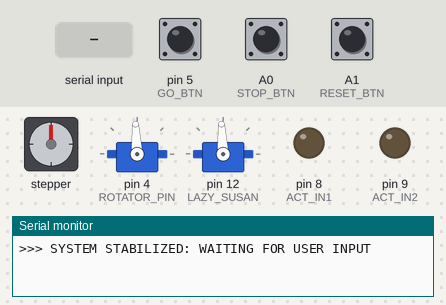
Recording of a sketch running on a simulated Arduino Leonardo, built with avr-gcc and run on an emulated ATmega32U4. Shown: stepper motor, 2 × servo, output pins drawn as LEDs (lit = HIGH), the last lines printed to the serial monitor. Wiring (inferred from the names in the program): stepper motor driver (200 steps per turn assumed): step pin 7; direction pin 6. Inputs (shaded band) come from the test bench; at power-on: A1 (RESET_BTN) HIGH, pin 5 (GO_BTN) HIGH, A0 (STOP_BTN) HIGH. Pins used as bus, display or sensor lines are not drawn.

Above: at 3.2 s.
3.3 s: A1 (RESET_BTN) pulled LOW for 3.2 s
At 4.4 s:
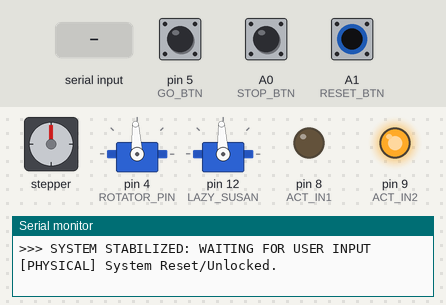
9.5 s: pin 5 (GO_BTN) pulled LOW for 0.15 s
At 11.0 s:
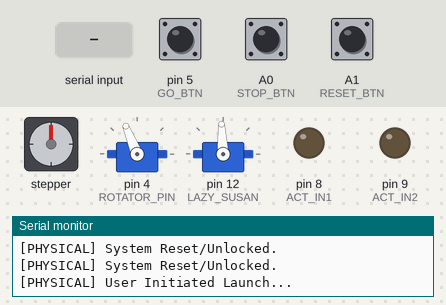
12.6 s: A0 (STOP_BTN) pulled LOW for 0.15 s
At 13.2 s:
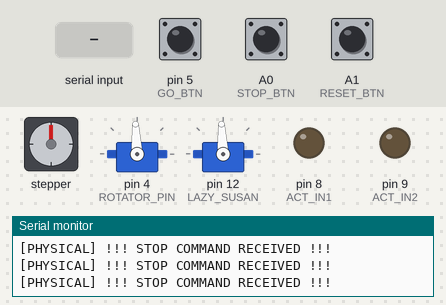
15.7 s: "R" received over the second serial link
At 16.9 s:
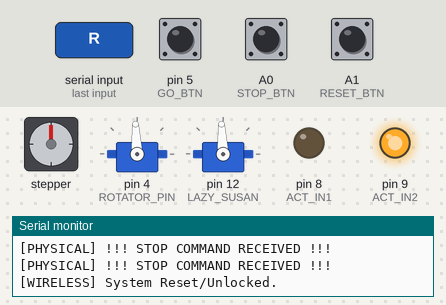
17.2 s: pin 5 (GO_BTN) pulled LOW for 3.2 s
At 26.2 s:
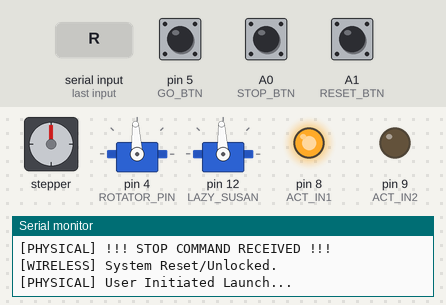
Timing chart, 0 to 38.3 s (numbered marks = the images above; inputs shaded):
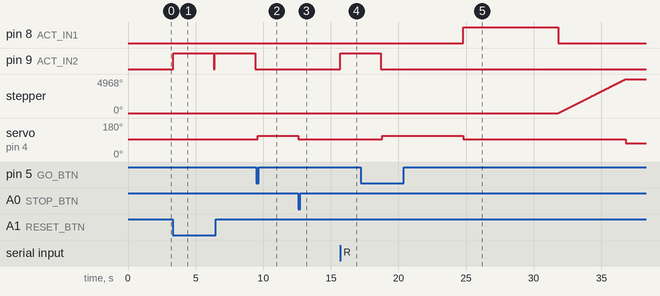

Measured:
- after the input at 3.3 s, pin 9 (ACT_IN2): alternates HIGH for 3.0 s and LOW for 0.05 s, starting after 0.05 s
- after the input at 9.5 s, servo on pin 4 (ROTATOR_PIN): 93° → 112° after 0.10 s
- after the input at 12.6 s, pin 8 (ACT_IN1): stays LOW (without the input it goes to HIGH after 3.0 s); servo on pin 4 (ROTATOR_PIN): 112° → 93° after 0.00 s instead of 3.0 s
- after the input at 15.7 s, pin 9 (ACT_IN2): LOW → HIGH at once
- after the input at 17.2 s, pin 8 (ACT_IN1): LOW → HIGH after 7.6 s, → LOW 7.0 s later; stepper: turns 4968° clockwise in 5.0 s, starting after 14.6 s; servo on pin 4 (ROTATOR_PIN): 93° → 112° after 1.6 s, → 93° 6.0 s later, → 73° 12.0 s later

The sketch:

ZooCatapult.ino
```cpp
#include <Servo.h>

// --- PIN DEFINITIONS ---
const int GO_BTN      = 5;
const int STOP_BTN    = A0;
const int RESET_BTN   = A1;

const int ROTATOR_PIN = 4;
const int AUGER_STEP  = 7;
const int AUGER_DIR   = 6;
const int ACT_IN1     = 8;
const int ACT_IN2     = 9;
const int LAZY_SUSAN  = 12;

const int STEP_DELAY_US = 900;

Servo armRotator;
Servo lazySusan;

bool systemLocked = false;

void setup() {
  Serial1.begin(9600);
  Serial1.begin(9600);

  // Use INPUT_PULLUP to keep pins "High" so they don't float and trigger on their own
  pinMode(GO_BTN, INPUT_PULLUP);
  pinMode(STOP_BTN, INPUT_PULLUP);
  pinMode(RESET_BTN, INPUT_PULLUP);

  pinMode(AUGER_STEP, OUTPUT);
  pinMode(AUGER_DIR, OUTPUT);
  pinMode(ACT_IN1, OUTPUT);
  pinMode(ACT_IN2, OUTPUT);

  armRotator.attach(ROTATOR_PIN);
  lazySusan.attach(LAZY_SUSAN);

  stopEverything();

  // Give the ESP32 a second to boot so its startup "noise" doesn't trigger a launch
  delay(2000);
  while(Serial1.available() > 0) Serial1.read(); // Flush the buffer

  Serial.println(">>> SYSTEM STABILIZED: WAITING FOR USER INPUT");
}

void loop() {
  // 1. Check Wireless (Only process if it's EXACTLY 'G', 'S', or 'R')
  if (Serial1.available() > 0) {
    char cmd = Serial1.read();
    if (cmd == 'G' || cmd == 'S' || cmd == 'R') {
       processCommand(cmd, "WIRELESS");
    }
  }

  // 2. Check Buttons with basic debounce (Ensures a real press)
  if (digitalRead(STOP_BTN) == LOW) {
    processCommand('S', "PHYSICAL");
  }

  if (digitalRead(RESET_BTN) == LOW) {
    delay(50); // Debounce
    if(digitalRead(RESET_BTN) == LOW) processCommand('R', "PHYSICAL");
  }

  if (digitalRead(GO_BTN) == LOW && !systemLocked) {
    delay(100); // Strict debounce
    if(digitalRead(GO_BTN) == LOW) processCommand('G', "PHYSICAL");
  }
}

void processCommand(char command, String source) {
  if (command == 'S') {
    stopEverything();
    systemLocked = true;
    Serial.println("[" + source + "] !!! STOP COMMAND RECEIVED !!!");
  }
  else if (command == 'R') {
    systemLocked = false;
    Serial.println("[" + source + "] System Reset/Unlocked.");
    handleHoming();
  }
  else if (command == 'G' && !systemLocked) {
    Serial.println("[" + source + "] User Initiated Launch...");
    runFullSequence();
  }
}

// --- SEQUENTIAL LOGIC ---
void runFullSequence() {
  // Step 1: Tension
  armRotator.writeMicroseconds(1700);
  if (!waitWithSafety(6000)) return;
  armRotator.writeMicroseconds(1500);

  // Step 2: Lock
  digitalWrite(ACT_IN1, HIGH);
  digitalWrite(ACT_IN2, LOW);
  if (!waitWithSafety(7000)) return;
  stopActuator();

  // Step 3: Feed
  if (!runAuger(5000)) return;

  // Step 4: Slacken
  armRotator.writeMicroseconds(1300);
  if (!waitWithSafety(5000)) return;
  armRotator.writeMicroseconds(1500);

  // Step 5: Aim
  lazySusan.write(90);
  if (!waitWithSafety(2000)) return;

  // Step 6: FIRE
  digitalWrite(ACT_IN1, LOW);
  digitalWrite(ACT_IN2, HIGH);
  if (!waitWithSafety(3000)) return;

  stopEverything();
}

// --- UTILITIES ---

bool waitWithSafety(unsigned long ms) {
  unsigned long start = millis();
  while (millis() - start < ms) {
    if (digitalRead(STOP_BTN) == LOW) { stopEverything(); systemLocked = true; return false; }
    if (Serial1.available() > 0) {
      if (Serial1.read() == 'S') { stopEverything(); systemLocked = true; return false; }
    }
  }
  return true;
}

bool runAuger(unsigned long ms) {
  digitalWrite(AUGER_DIR, HIGH);
  unsigned long start = millis();
  while (millis() - start < ms) {
    if (digitalRead(STOP_BTN) == LOW) { stopEverything(); systemLocked = true; return false; }
    digitalWrite(AUGER_STEP, HIGH);
    delayMicroseconds(STEP_DELAY_US);
    digitalWrite(AUGER_STEP, LOW);
    delayMicroseconds(STEP_DELAY_US);
  }
  return true;
}

void handleHoming() {
  digitalWrite(ACT_IN1, LOW);
  digitalWrite(ACT_IN2, HIGH);
  delay(3000);
  stopActuator();
}

void stopEverything() {
  armRotator.writeMicroseconds(1500);
  lazySusan.writeMicroseconds(1500);
  stopActuator();
  digitalWrite(AUGER_STEP, LOW);
}

void stopActuator() {
  digitalWrite(ACT_IN1, LOW);
  digitalWrite(ACT_IN2, LOW);
}
```
